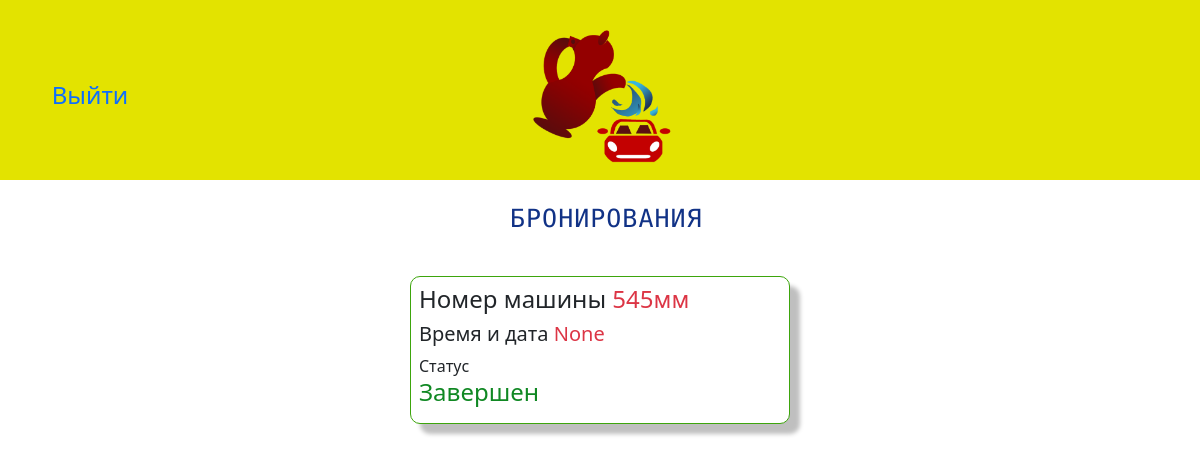
Page /booking_view_staff/ on the earlier database version.
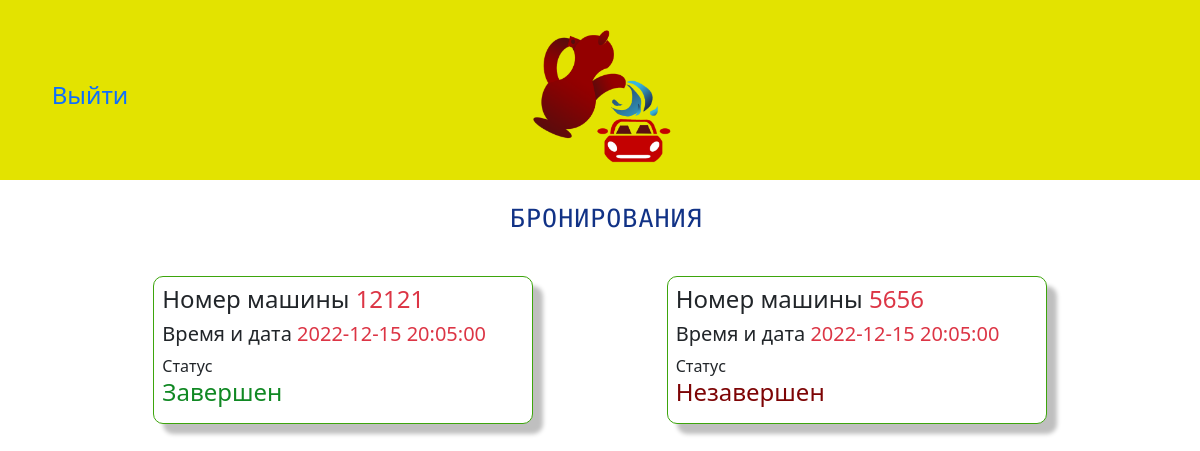
Same page on the later database version.
### kumgan/models.py (models this page shows, shortened)
class Booking(models.Model):
    category_transport = models.ForeignKey(Category_Transport,
                                           on_delete=models.CASCADE, related_name="category_transport_booking")
    time_and_date = models.ForeignKey(Schedule, on_delete=models.CASCADE, related_name="time_and_date")
    title_service = models.ManyToManyField(Services, related_name="title_service_booking")
    number_car = models.CharField(max_length=6)
    status = models.BooleanField(default=False)
    user = models.ForeignKey(User, on_delete=models.CASCADE)
    class Meta:
        verbose_name = 'Booking'
        verbose_name_plural = 'Bookings'

class Schedule(models.Model):
    time_date = models.DateTimeField(auto_now=False, auto_now_add=False, blank=False)
    box = models.ForeignKey(Box, on_delete=models.CASCADE, related_name='box')
    status = models.BooleanField(default=False)
    def __str__(self):
        return str(self.time_date)
    class Meta:
        verbose_name = 'Schedule'
        verbose_name_plural = 'Schedules'

### kumgan/views.py (the view)
# urls.py: path('booking_view_staff/', views.BookingView_staff.as_view(), name='booking_view_staff'),
class BookingView_staff(ListView):
    model = Booking
    template_name = 'kumgan/booking_view_staff.html'

### kumgan/templates/kumgan/booking_view_staff.html (shortened to what this page needs)
{% extends 'kumgan/base.html' %}
{% load static %}
{% block title_page %}
    <span class="container">
    <div class="row text-center justify-content-center ">
        <h2 class="col-2 title_of_page">Бронирования</h2>
    </div>
    </span>
{% endblock title_page %}
{% block content %}
    <main class="container">
    <div class="row justify-content-evenly">
{% for i in object_list %}
        <div class="col-4 card p-2 card_booking_view">
            <h4>Номер машины
                <span class="text-danger">
                   {{ i.number_car }}
                </span>
            </h4>
            <h5>Время и дата
                <span class="text-danger">{{ i.time_and_date }}</span>
            </h5>
            <div>Статус
            {% if i.status == True %}
                <h4 class="booked_green">Завершен</h4>
                {% else %}
                 <h4 class="booked_red">Незавершен</h4>
             {% endif %}
            </div>
        </div>
    {% endfor %}
      </div>
    </main>
{%  endblock content %}

Differences in the rows shown:
changed Booking (number 1 of 2 on the later page): number_car "545мм" → "12121"; time_and_date "None" → "2022-12-15 20:05:00"
added Booking: number_car "5656", time_and_date "2022-12-15 20:05:00", status "Незавершен"
